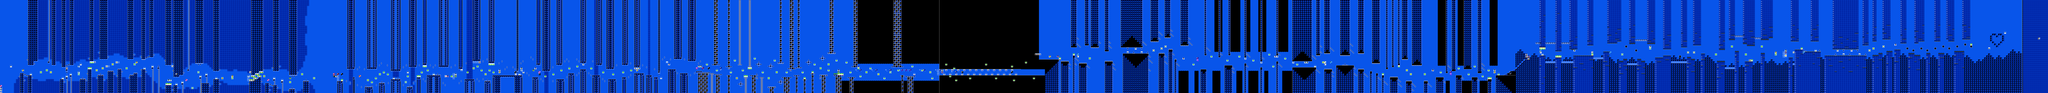

Below is a game level as drawn by its tile map, then a one-line description and the .tmx that defines it (tile-layer data replaced by summaries):
An orthogonal 1027x47 tile map with 16x16 px tiles, 2 tile layers (SP, ...), 2 tilesets.

<map version="1.10" tiledversion="1.11.2" orientation="orthogonal" renderorder="right-down" width="1027" height="47" tilewidth="16" tileheight="16" infinite="0" nextlayerid="3" nextobjectid="1">
 <editorsettings>
  <chunksize width="16" height="27" />
  <export target="../LEVELS/LEVEL DATA/lvlset_A/sunshine.csv" format="csv" />
 </editorsettings>
 <tileset firstgid="1" name="famidash" tilewidth="16" tileheight="16" tilecount="256" columns="16">
  <image source="../../../GRAPHICS/famidash.bmp" width="256" height="256" />
 </tileset>
 <tileset firstgid="257" name="sprites" tilewidth="16" tileheight="16" tilecount="256" columns="16">
  <image source="../../../GRAPHICS/sprites.png" width="256" height="256" />
 </tileset>
 <layer id="1" width="1027" height="47">
  <data>[48269 cells, 48269 non-empty, 74 distinct tile ids]</data>
 </layer>
 <layer id="2" name="SP" width="1027" height="47">
  <data>[48269 cells, 380 non-empty, 63 distinct tile ids]</data>
 </layer>
</map>
